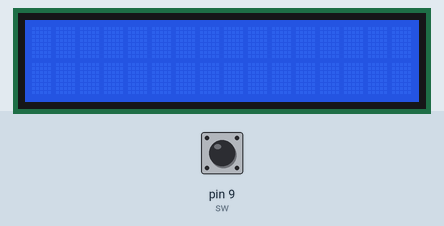
This sketch was run on a simulated Arduino Uno, built with avr-gcc and run on an emulated ATmega328P. Shown: 16×2 character LCD. The test bench sets the inputs (shaded band); at power-on: pin 9 (sw) HIGH.

Above: at 1.2 s.
1.3 s: pin 9 (sw) pulled LOW for 3.2 s
At 4.6 s:
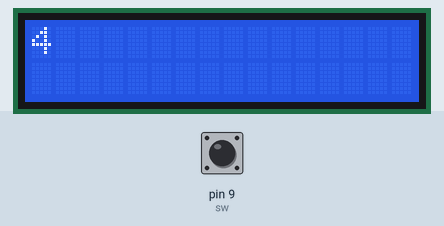
6.0 s: pin 9 (sw) pulled LOW for 0.15 s
At 6.9 s:
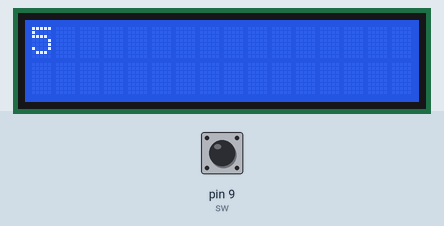
7.6 s: pin 9 (sw) pulled LOW for 1 s
At 8.1 s:
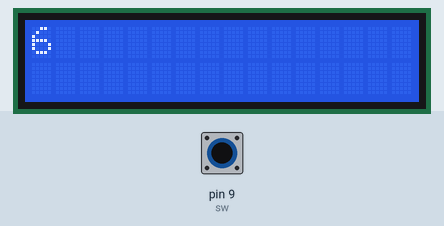
10.1 s: pin 9 (sw) pulled LOW for 0.15 s
At 11.2 s:
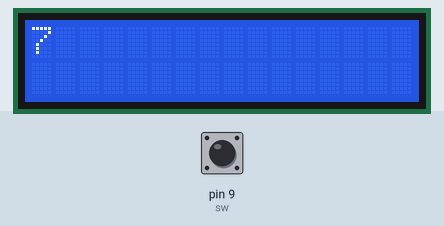
Timing chart, 0 to 12.7 s (numbered marks = the images above; inputs shaded):
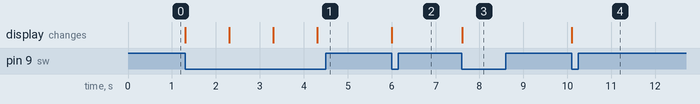

Measured:
- after the input at 1.3 s, the display: first changes at once (image 1 shows a later state)
- after the input at 6.0 s, the display: changes at once (image 2)
- after the input at 7.6 s, the display: changes at once (image 3)
- after the input at 10.1 s, the display: changes at once (image 4)

The sketch:

sketch_jan03a.ino
```cpp
#include<LiquidCrystal.h>
LiquidCrystal l(2,3,4,5,6,7);
int i=0;
int sw=9;

void setup()
{
  l.begin(16,2);
 pinMode(sw,INPUT);
}

void loop()
{
  digitalWrite(sw,1);
  while(!digitalRead(sw))
  {
    i++;

l.clear();
l.print(i);
delay(1000);
}
}
```
